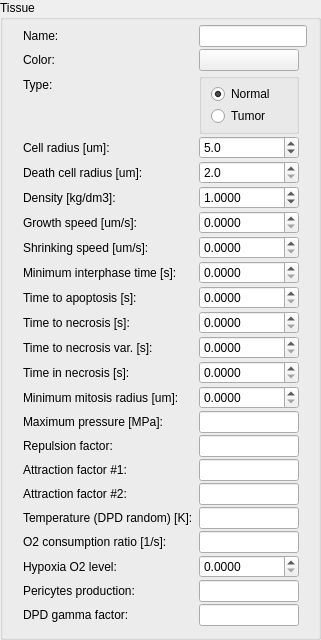
    <widget class="QGroupBox" name="groupBox_tissueparams">
     <property name="title">
      <string>Tissue</string>
     </property>
     <layout class="QFormLayout" name="formLayout_6">
      <property name="fieldGrowthPolicy">
       <enum>QFormLayout::AllNonFixedFieldsGrow</enum>
      </property>
      <property name="verticalSpacing">
       <number>2</number>
      </property>
      <property name="leftMargin">
       <number>20</number>
      </property>
      <property name="topMargin">
       <number>5</number>
      </property>
      <item row="2" column="0">
       <widget class="QLabel" name="label_t_name">
        <property name="text">
         <string>Name:</string>
        </property>
       </widget>
      </item>
      <item row="2" column="1">
       <widget class="QLineEdit" name="lineEdit_name"/>
      </item>
      <item row="4" column="0">
       <widget class="QLabel" name="label_t_color">
        <property name="text">
         <string>Color:</string>
        </property>
       </widget>
      </item>
      <item row="4" column="1">
       <widget class="QPushButton" name="pushButton_color">
        <property name="maximumSize">
         <size>
          <width>100</width>
          <height>16777215</height>
         </size>
        </property>
        <property name="text">
         <string/>
        </property>
       </widget>
      </item>
      <item row="5" column="0">
       <widget class="QLabel" name="label_t_type">
        <property name="text">
         <string>Type:</string>
        </property>
       </widget>
      </item>
      <item row="5" column="1">
       <widget class="QGroupBox" name="groupBox_t_type">
        <property name="maximumSize">
         <size>
          <width>100</width>
          <height>16777215</height>
         </size>
        </property>
        <property name="title">
         <string/>
        </property>
        <layout class="QFormLayout" name="formLayout_7">
         <property name="verticalSpacing">
          <number>2</number>
         </property>
         <property name="topMargin">
          <number>5</number>
         </property>
         <property name="bottomMargin">
          <number>5</number>
         </property>
         <item row="1" column="0">
          <widget class="QRadioButton" name="radioButton_t_type_tumor">
           <property name="text">
            <string>Tumor</string>
           </property>
          </widget>
         </item>
         <item row="0" column="0">
          <widget class="QRadioButton" name="radioButton_t_type_normal">
           <property name="text">
            <string>Normal</string>
           </property>
           <property name="checked">
            <bool>true</bool>
           </property>
          </widget>
         </item>
        </layout>
       </widget>
      </item>
      <item row="8" column="0">
       <widget class="QLabel" name="label_t_radius">
        <property name="text">
         <string>Cell radius [um]:</string>
        </property>
       </widget>
      </item>
      <item row="8" column="1">
       <widget class="QDoubleSpinBox" name="doubleSpinBox_t_radius">
        <property name="maximumSize">
         <size>
          <width>100</width>
          <height>16777215</height>
         </size>
        </property>
        <property name="decimals">
         <number>1</number>
        </property>
        <property name="minimum">
         <double>2.000000000000000</double>
        </property>
        <property name="maximum">
         <double>1000.000000000000000</double>
        </property>
        <property name="value">
         <double>5.000000000000000</double>
        </property>
       </widget>
      </item>
      <item row="9" column="0">
       <widget class="QLabel" name="label_t_deadradius">
        <property name="text">
         <string>Death cell radius [um]:</string>
        </property>
       </widget>
      </item>
      <item row="9" column="1">
       <widget class="QDoubleSpinBox" name="doubleSpinBox_t_deadradius">
        <property name="maximumSize">
         <size>
          <width>100</width>
          <height>16777215</height>
         </size>
        </property>
        <property name="decimals">
         <number>1</number>
        </property>
        <property name="minimum">
         <double>2.000000000000000</double>
        </property>
        <property name="maximum">
         <double>1000.000000000000000</double>
        </property>
       </widget>
      </item>
      <item row="10" column="0">
       <widget class="QLabel" name="label_t_density">
        <property name="text">
         <string>Density [kg/dm3]:</string>
        </property>
       </widget>
      </item>
      <item row="10" column="1">
       <widget class="QDoubleSpinBox" name="doubleSpinBox_t_density">
        <property name="maximumSize">
         <size>
          <width>100</width>
          <height>16777215</height>
         </size>
        </property>
        <property name="decimals">
         <number>4</number>
        </property>
        <property name="maximum">
         <double>1000000000.000000000000000</double>
        </property>
        <property name="value">
         <double>1.000000000000000</double>
        </property>
       </widget>
      </item>
      <item row="11" column="0">
       <widget class="QLabel" name="label_l_growth">
        <property name="text">
         <string>Growth speed [um/s]:</string>
        </property>
       </widget>
      </item>
      <item row="11" column="1">
       <widget class="QDoubleSpinBox" name="doubleSpinBox_t_growth">
        <property name="maximumSize">
         <size>
          <width>100</width>
          <height>16777215</height>
         </size>
        </property>
        <property name="decimals">
         <number>4</number>
        </property>
        <property name="maximum">
         <double>1000000000.000000000000000</double>
        </property>
       </widget>
      </item>
      <item row="12" column="0">
       <widget class="QLabel" name="label_t_shrink">
        <property name="text">
         <string>Shrinking speed [um/s]:</string>
        </property>
       </widget>
      </item>
      <item row="12" column="1">
       <widget class="QDoubleSpinBox" name="doubleSpinBox_t_shrink">
        <property name="maximumSize">
         <size>
          <width>100</width>
          <height>16777215</height>
         </size>
        </property>
        <property name="decimals">
         <number>4</number>
        </property>
        <property name="maximum">
         <double>1000000000.000000000000000</double>
        </property>
       </widget>
      </item>
      <item row="13" column="0">
       <widget class="QLabel" name="label_t_mininttime">
        <property name="text">
         <string>Minimum interphase time [s]:</string>
        </property>
       </widget>
      </item>
      <item row="13" column="1">
       <widget class="QDoubleSpinBox" name="doubleSpinBox_t_mininttime">
        <property name="maximumSize">
         <size>
          <width>100</width>
          <height>16777215</height>
         </size>
        </property>
        <property name="decimals">
         <number>4</number>
        </property>
        <property name="maximum">
         <double>1000000000.000000000000000</double>
        </property>
       </widget>
      </item>
      <item row="14" column="0">
       <widget class="QLabel" name="label_t_timetoapop">
        <property name="text">
         <string>Time to apoptosis [s]:</string>
        </property>
       </widget>
      </item>
      <item row="14" column="1">
       <widget class="QDoubleSpinBox" name="doubleSpinBox_t_timetoapop">
        <property name="maximumSize">
         <size>
          <width>100</width>
          <height>16777215</height>
         </size>
        </property>
        <property name="decimals">
         <number>4</number>
        </property>
        <property name="maximum">
         <double>1000000000.000000000000000</double>
        </property>
       </widget>
      </item>
      <item row="15" column="0">
       <widget class="QLabel" name="label_t_timetonecr">
        <property name="text">
         <string>Time to necrosis [s]:</string>
        </property>
       </widget>
      </item>
      <item row="15" column="1">
       <widget class="QDoubleSpinBox" name="doubleSpinBox_t_timetonecr">
        <property name="maximumSize">
         <size>
          <width>100</width>
          <height>16777215</height>
         </size>
        </property>
        <property name="decimals">
         <number>4</number>
        </property>
        <property name="maximum">
         <double>1000000000.000000000000000</double>
        </property>
       </widget>
      </item>
      <item row="16" column="0">
       <widget class="QLabel" name="label">
        <property name="text">
         <string>Time to necrosis var. [s]:</string>
        </property>
       </widget>
      </item>
      <item row="16" column="1">
       <widget class="QDoubleSpinBox" name="doubleSpinBox_t_timetonecrvar">
        <property name="maximumSize">
         <size>
          <width>100</width>
          <height>16777215</height>
         </size>
        </property>
        <property name="decimals">
         <number>4</number>
        </property>
        <property name="maximum">
         <double>1000000000.000000000000000</double>
        </property>
       </widget>
      </item>
      <item row="17" column="0">
       <widget class="QLabel" name="label_t_timeinnecr">
        <property name="text">
         <string>Time in necrosis [s]:</string>
        </property>
       </widget>
      </item>
      <item row="17" column="1">
       <widget class="QDoubleSpinBox" name="doubleSpinBox_t_timeinnecr">
        <property name="maximumSize">
         <size>
          <width>100</width>
          <height>16777215</height>
         </size>
        </property>
        <property name="decimals">
         <number>4</number>
        </property>
        <property name="maximum">
         <double>1000000000.000000000000000</double>
        </property>
       </widget>
      </item>
      <item row="18" column="0">
       <widget class="QLabel" name="label_t_minmitradius">
        <property name="text">
         <string>Minimum mitosis radius [um]:</string>
        </property>
       </widget>
      </item>
      <item row="18" column="1">
       <widget class="QDoubleSpinBox" name="doubleSpinBox_t_minmitradius">
        <property name="maximumSize">
         <size>
          <width>100</width>
          <height>16777215</height>
         </size>
        </property>
        <property name="decimals">
         <number>4</number>
        </property>
        <property name="minimum">
         <double>0.000000000000000</double>
        </property>
        <property name="maximum">
         <double>1000000000.000000000000000</double>
        </property>
       </widget>
      </item>
      <item row="19" column="0">
       <widget class="QLabel" name="label_t_maxpressure">
        <property name="text">
         <string>Maximum pressure [MPa]:</string>
        </property>
       </widget>
      </item>
      <item row="19" column="1">
       <widget class="QLineEdit" name="lineEdit_t_maxpressure">
        <property name="maximumSize">
         <size>
          <width>100</width>
          <height>16777215</height>
         </size>
        </property>
       </widget>
      </item>
      <item row="20" column="0">
       <widget class="QLabel" name="label_t_repfactor">
        <property name="text">
         <string>Repulsion factor:</string>
        </property>
       </widget>
      </item>
      <item row="20" column="1">
       <widget class="QLineEdit" name="lineEdit_t_repfactor">
        <property name="maximumSize">
         <size>
          <width>100</width>
          <height>16777215</height>
         </size>
        </property>
       </widget>
      </item>
      <item row="21" column="0">
       <widget class="QLabel" name="label_t_attrfactor1">
        <property name="text">
         <string>Attraction factor #1:</string>
        </property>
       </widget>
      </item>
      <item row="21" column="1">
       <widget class="QLineEdit" name="lineEdit_t_attrfactor1">
        <property name="maximumSize">
         <size>
          <width>100</width>
          <height>16777215</height>
         </size>
        </property>
       </widget>
      </item>
      <item row="22" column="0">
       <widget class="QLabel" name="label_t_attrfactor2">
        <property name="text">
         <string>Attraction factor #2:</string>
        </property>
       </widget>
      </item>
      <item row="22" column="1">
       <widget class="QLineEdit" name="lineEdit_t_attrfactor2">
        <property name="maximumSize">
         <size>
          <width>100</width>
          <height>16777215</height>
         </size>
        </property>
       </widget>
      </item>
      <item row="23" column="0">
       <widget class="QLabel" name="TemperatureD">
        <property name="text">
         <string>Temperature (DPD random) [K]:</string>
        </property>
       </widget>
      </item>
      <item row="23" column="1">
       <widget class="QLineEdit" name="lineEdit_t_dpdtemp">
        <property name="maximumSize">
         <size>
          <width>100</width>
          <height>16777215</height>
         </size>
        </property>
       </widget>
      </item>
      <item row="25" column="0">
       <widget class="QLabel" name="label_t_o2cons">
        <property name="text">
         <string>O2 consumption ratio [1/s]:</string>
        </property>
       </widget>
      </item>
      <item row="25" column="1">
       <widget class="QLineEdit" name="lineEdit_t_o2cons">
        <property name="maximumSize">
         <size>
          <width>100</width>
          <height>16777215</height>
         </size>
        </property>
       </widget>
      </item>
      <item row="26" column="0">
       <widget class="QLabel" name="label_t_o2hypoxia">
        <property name="text">
         <string>Hypoxia O2 level:</string>
        </property>
       </widget>
      </item>
      <item row="26" column="1">
       <widget class="QDoubleSpinBox" name="doubleSpinBox_t_o2hypoxia">
        <property name="maximumSize">
         <size>
          <width>100</width>
          <height>16777215</height>
         </size>
        </property>
        <property name="decimals">
         <number>4</number>
        </property>
        <property name="maximum">
         <double>1.000000000000000</double>
        </property>
        <property name="singleStep">
         <double>0.010000000000000</double>
        </property>
       </widget>
      </item>
      <item row="27" column="0">
       <widget class="QLabel" name="label_t_per_prod">
        <property name="text">
         <string>Pericytes production:</string>
        </property>
       </widget>
      </item>
      <item row="27" column="1">
       <widget class="QLineEdit" name="lineEdit_t_per_prod">
        <property name="maximumSize">
         <size>
          <width>100</width>
          <height>16777215</height>
         </size>
        </property>
       </widget>
      </item>
      <item row="28" column="0">
       <widget class="QLabel" name="label_t_dpd_gamma">
        <property name="text">
         <string>DPD gamma factor:</string>
        </property>
       </widget>
      </item>
      <item row="28" column="1">
       <widget class="QLineEdit" name="lineEdit_t_dpdfactor">
        <property name="maximumSize">
         <size>
          <width>100</width>
          <height>16777215</height>
         </size>
        </property>
       </widget>
      </item>
     </layout>
    </widget>
